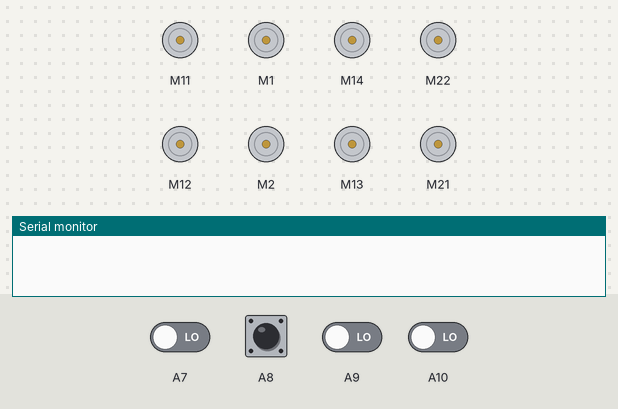
A sketch run on a simulated Arduino Mega 2560, built with avr-gcc and run on an emulated ATmega2560. Shown: 8 × DC motor (green arrow = forward, orange = backward, longer = faster), the last lines printed to the serial monitor. The inputs (shaded band) are chosen by the test bench; at power-on: A7–10 LOW.

Above: at 1.2 s.
1.3 s: A8 pulsed HIGH 2 times (0.12 s each, 0.3 s apart)
At 4.1 s:
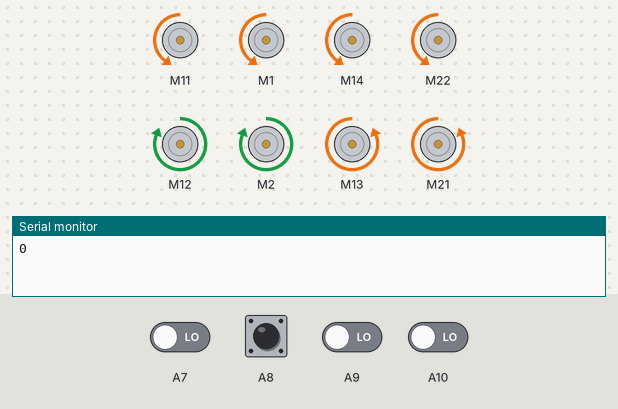
At 8.4 s:
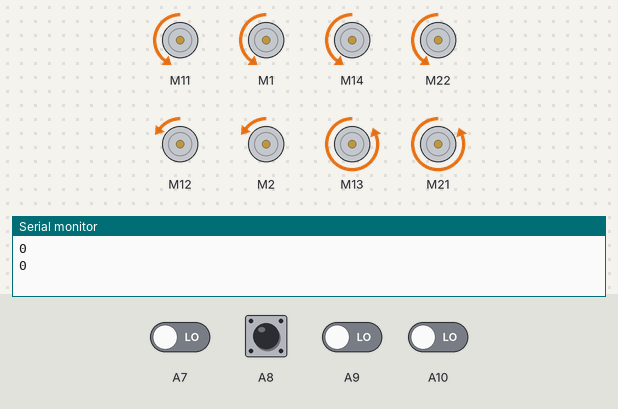
Timing chart, 0 to 9.9 s (numbered marks = the images above; inputs shaded):
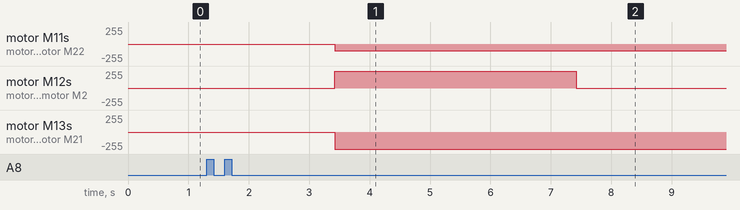

Measured:
- after the input at 1.3 s, motor M11, motor M1, motor M14, motor M22: stopped → backward 100/255 after 2.1 s instead of 2.7 s; motor M12, motor M2: stopped → forward 255/255 after 2.1 s, → backward 3/255 4.0 s later; motor M13, motor M21: stopped → backward 255/255 after 2.1 s instead of 2.7 s

The sketch:

myrab.ino
```cpp
#include "MeMegaPi.h"

MeMegaPiDCMotor motor3(PORT2A);
MeMegaPiDCMotor motor4(PORT2B);

MeMegaPiDCMotor motor5(PORT3A);
MeMegaPiDCMotor motor6(PORT3B);

MeMegaPiDCMotor motor1(PORT4A);
MeMegaPiDCMotor motor2(PORT4B);

MeMegaPiDCMotor motor7(PORT1A);
MeMegaPiDCMotor motor8(PORT1B);
void setup() {

// put your setup code here, to run once:
pinMode(A10,INPUT);
pinMode(A8,INPUT);
pinMode(A7,INPUT);
pinMode(A9,INPUT);
Serial.begin(9600);
}

void loop() {
int a = pulseIn(A10,HIGH);
int b = pulseIn(A8,HIGH);
int c = pulseIn(A7,HIGH);
int d = pulseIn(A9,HIGH);
int sp = ((a-1122)/1.696-285)/2;
int sp2 = ((b-1115)/1.7-285)/2;

if( c>1800){
  motor7.run(100);
  motor8.run(100);
  }
if( c<1200){
  motor7.run(-100);
  motor8.run(-100 );
  }
if( c<1800 && c>1200){
  motor7.run(0);
  motor8.run(0);
  }

  if (d>=1800) {
motor1.run(100 );
motor2.run(100 );
   }

if (d<=1200) {
motor1.run(-100);
motor2.run(-100);
}

 if (d>1200 && d<1800) {
motor1.run(0);
motor2.run(0);
 }

  motor3.run(-sp2+sp);
  motor4.run(-sp2+sp);
  motor5.run(sp2+sp);
  motor6.run(sp2+sp);


Serial.println(d);
}
//Первый порт - правый джостик лево-право
//Второй порт - правый джостик вверх-вниз
//Третий порт - правый джостик вверх-вниз
//Четвертый порт - правый джостик лево-право
```
